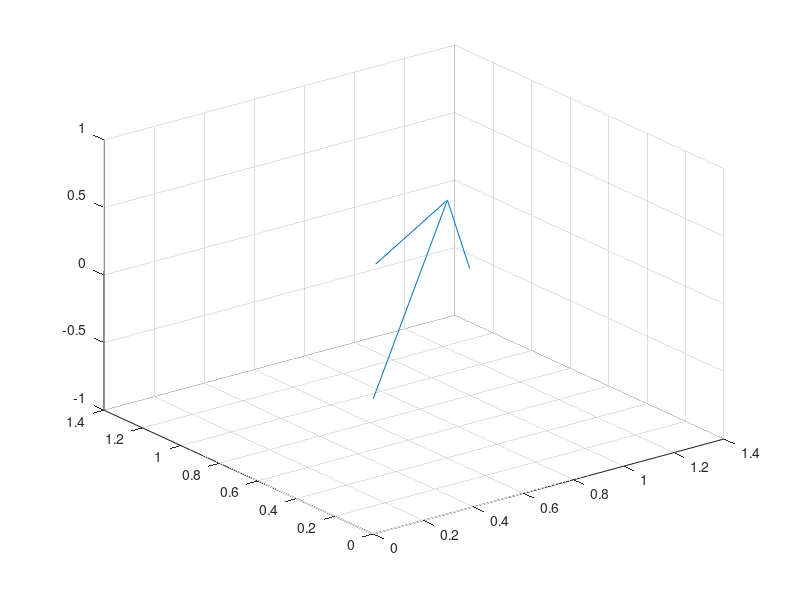

MATLAB code to generate this figure: (Note: this script raises an error after producing the figure.)
%* ========== ========== ==========
%* Author:      Roy Wu
%* Description: Demo for inner product and cross product
%* History:     02/06/2022 initial version, vectors can be plotted 
%*                         with different colors
%*              02/08/2025 Script is available to public 
%* ========== ========== ==========
%% Inner Product
clc; clear; %* Do not use them at the end of the script

%* example #1
u = [1; 1; -sqrt(2)];
v = [-1; -1; sqrt(2)];

%* example #2
% u = [sqrt(2); sqrt(2); 0];
% v = [0; 0; 3];


uNorm = norm(u);
vNorm = norm(v);
fprintf("norm of u is %f\n", uNorm);
fprintf("norm of v is %f\n", vNorm);

w = dot(u,v);
fprintf("u dot v is %f\n", w);

%* ----- ----- -----
%*     Cauchy–Schwarz inequality
%* ----- ----- -----
uvNorm = uNorm*vNorm;
fprintf("C-S inequality: %f <= %f\n", abs(w), uvNorm);

%% Cross Product
%* ----- ----- -----
%*     3 vector to illustrate
%* ----- ----- -----
clc; clear; 
%* case 1
u1 = [sqrt(2); sqrt(2); 0]; 
v1 = [0; 0; 3];     

%* case 2
% u1 = [1; 1; -sqrt(2)];
% v1 = [-1; -1; sqrt(2)];

w1 = cross(u1,v1);
disp('u1 corss v1 is...');
disp(w1)

%* ----- ----- -----
%*     Setting up quiver
%* ----- ----- -----
a = [u1 v1 w1];
a1 = a(1, :);
a2 = a(2, :);
a3 = a(3, :);
origin = [0 0 0];

%* 1st vector blue; 2nd vector red; 3rd vector dashed cyan
lineStyle = ["-b", "-r", "--c"]; 
for i =1:3
  plt =quiver3(0, 0, 0, a1(i), a2(i), a3(i), lineStyle(i));
  plt.LineWidth = 2;
  hold on  
end
axis equal


%%  meshgrid (Wk03 Demo - consistent systerm with 1 solution)
clc; clear;
[x, y] = meshgrid(-20:20:20);
z1 = (x - 3.*y -6)*0.5;    %* 1st linear eqn
z2 = (2*x-4*y-8)/3;        %* 2nd linear eqn
z3 = (3*x-6*y-5)/8;        %* 3nd linear eqn

surf(x, y, z1, 'FaceColor','r');
hold on
surf(x, y, z2, 'FaceColor','y');
hold on
surf(x, y, z3, 'FaceColor','c');

xlim([-20 20]);
ylim([-20 20]);
zlim([-30 30]);


%%  meshgrid (wk03-1, System is equivalent to the one shown above)
clc; clear; close;
[x, y] = meshgrid(-10:20:10);
z1 = (x - 3.*y -6)*0.5;  %* 1st linear eqn
z2 = 0*x-2*y-4;          %* 2nd linear eqn
z3 = 0*x+0*y+2;          %* 3nd linear eqn
surf(x, y, z1, 'FaceColor','r');
hold on
surf(x, y, z2, 'FaceColor','y');
hold on
surf(x, y, z3, 'FaceColor','c');

xlim([-20 20]);
ylim([-20 20]);
zlim([-30 30]);


%% meshgrid 2 (Wk03 Demo - Inconsistent System)
clc; clear; close;
[x, y] = meshgrid(-10:20:10);

z1 = (-2*x + 3.*y+1)*0.5;  %* 1st linear eqn
z2 = (0*x+1*y-8)*0.25;     %* 2nd linear eqn
z3 = (-4*x+8*y+1)/12;      %* 3nd linear eqn

surf(x, y, z1, 'FaceColor','r');
hold on
surf(x, y, z2, 'FaceColor','y');
hold on
surf(x, y, z3, 'FaceColor','c');


